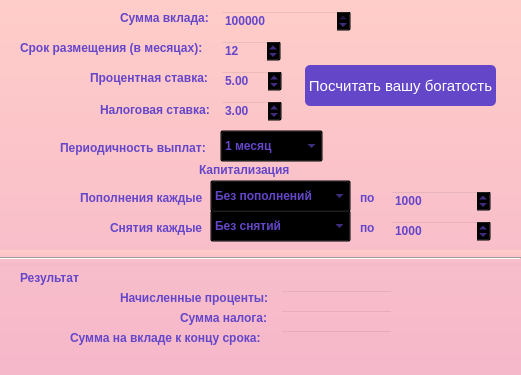
<?xml version="1.0" encoding="UTF-8"?>
<ui version="4.0">
 <class>DepositCalc</class>
 <widget class="QDialog" name="DepositCalc">
  <property name="geometry">
   <rect>
    <x>0</x>
    <y>0</y>
    <width>521</width>
    <height>375</height>
   </rect>
  </property>
  <property name="minimumSize">
   <size>
    <width>521</width>
    <height>375</height>
   </size>
  </property>
  <property name="maximumSize">
   <size>
    <width>521</width>
    <height>375</height>
   </size>
  </property>
  <property name="windowTitle">
   <string>Deposit Calculation</string>
  </property>
  <property name="styleSheet">
   <string notr="true">background: 
qlineargradient(x1:0, y1:0, x2:0, y2:1, stop:0 #FFCDC9, stop:1 #F5B7CA);
</string>
  </property>
  <widget class="QLabel" name="label">
   <property name="geometry">
    <rect>
     <x>120</x>
     <y>10</y>
     <width>101</width>
     <height>16</height>
    </rect>
   </property>
   <property name="styleSheet">
    <string notr="true">color: rgb(100, 70, 201);
font-family: 'Arial', sans-serif;
font-weight: bold;
background: transparent;</string>
   </property>
   <property name="text">
    <string>Сумма вклада:</string>
   </property>
  </widget>
  <widget class="QSpinBox" name="spinBox_sumDeposit">
   <property name="geometry">
    <rect>
     <x>220</x>
     <y>10</y>
     <width>131</width>
     <height>22</height>
    </rect>
   </property>
   <property name="styleSheet">
    <string notr="true">color: rgb(100, 70, 201);
font-family: 'Arial', sans-serif;
font-weight: bold;
background: transparent;</string>
   </property>
   <property name="maximum">
    <number>999999999</number>
   </property>
   <property name="singleStep">
    <number>100</number>
   </property>
   <property name="value">
    <number>100000</number>
   </property>
  </widget>
  <widget class="QLabel" name="label_2">
   <property name="geometry">
    <rect>
     <x>20</x>
     <y>40</y>
     <width>201</width>
     <height>16</height>
    </rect>
   </property>
   <property name="styleSheet">
    <string notr="true">color: rgb(100, 70, 201);
font-family: 'Arial', sans-serif;
font-weight: bold;
background: transparent;</string>
   </property>
   <property name="text">
    <string>Срок размещения (в месяцах):</string>
   </property>
  </widget>
  <widget class="QLabel" name="label_3">
   <property name="geometry">
    <rect>
     <x>90</x>
     <y>70</y>
     <width>131</width>
     <height>16</height>
    </rect>
   </property>
   <property name="styleSheet">
    <string notr="true">color: rgb(100, 70, 201);
font-family: 'Arial', sans-serif;
font-weight: bold;
background: transparent;</string>
   </property>
   <property name="text">
    <string>Процентная ставка:</string>
   </property>
  </widget>
  <widget class="QSpinBox" name="spinBox_monthTerm">
   <property name="geometry">
    <rect>
     <x>220</x>
     <y>40</y>
     <width>61</width>
     <height>22</height>
    </rect>
   </property>
   <property name="styleSheet">
    <string notr="true">color: rgb(100, 70, 201);
font-family: 'Arial', sans-serif;
font-weight: bold;
background: transparent;</string>
   </property>
   <property name="minimum">
    <number>1</number>
   </property>
   <property name="value">
    <number>12</number>
   </property>
  </widget>
  <widget class="QDoubleSpinBox" name="doubleSpinBox_interestRate">
   <property name="geometry">
    <rect>
     <x>220</x>
     <y>70</y>
     <width>62</width>
     <height>22</height>
    </rect>
   </property>
   <property name="styleSheet">
    <string notr="true">color: rgb(100, 70, 201);
font-family: 'Arial', sans-serif;
font-weight: bold;
background: transparent;</string>
   </property>
   <property name="singleStep">
    <double>0.100000000000000</double>
   </property>
   <property name="value">
    <double>5.000000000000000</double>
   </property>
  </widget>
  <widget class="QLabel" name="label_4">
   <property name="geometry">
    <rect>
     <x>100</x>
     <y>100</y>
     <width>121</width>
     <height>20</height>
    </rect>
   </property>
   <property name="styleSheet">
    <string notr="true">color: rgb(100, 70, 201);
font-family: 'Arial', sans-serif;
font-weight: bold;
background: transparent;</string>
   </property>
   <property name="text">
    <string>Налоговая ставка:</string>
   </property>
  </widget>
  <widget class="QDoubleSpinBox" name="doubleSpinBox_nalogRate">
   <property name="geometry">
    <rect>
     <x>220</x>
     <y>100</y>
     <width>62</width>
     <height>22</height>
    </rect>
   </property>
   <property name="styleSheet">
    <string notr="true">color: rgb(100, 70, 201);
font-family: 'Arial', sans-serif;
font-weight: bold;
background: transparent;</string>
   </property>
   <property name="singleStep">
    <double>0.100000000000000</double>
   </property>
   <property name="value">
    <double>3.000000000000000</double>
   </property>
  </widget>
  <widget class="QLabel" name="label_5">
   <property name="geometry">
    <rect>
     <x>60</x>
     <y>140</y>
     <width>161</width>
     <height>16</height>
    </rect>
   </property>
   <property name="styleSheet">
    <string notr="true">color: rgb(100, 70, 201);
font-family: 'Arial', sans-serif;
font-weight: bold;
background: transparent;</string>
   </property>
   <property name="text">
    <string>Периодичность выплат:</string>
   </property>
  </widget>
  <widget class="QComboBox" name="comboBox_period">
   <property name="geometry">
    <rect>
     <x>220</x>
     <y>130</y>
     <width>103</width>
     <height>32</height>
    </rect>
   </property>
   <property name="styleSheet">
    <string notr="true">color: rgb(100, 70, 201);
font-family: 'Arial', sans-serif;
font-weight: bold;
background: transparent;</string>
   </property>
   <item>
    <property name="text">
     <string>1 месяц</string>
    </property>
   </item>
   <item>
    <property name="text">
     <string>3 месяца</string>
    </property>
   </item>
   <item>
    <property name="text">
     <string>В конце срока</string>
    </property>
   </item>
  </widget>
  <widget class="QCheckBox" name="checkBox_capital">
   <property name="geometry">
    <rect>
     <x>180</x>
     <y>160</y>
     <width>121</width>
     <height>20</height>
    </rect>
   </property>
   <property name="styleSheet">
    <string notr="true">color: rgb(100, 70, 201);
font-family: 'Arial', sans-serif;
font-weight: bold;
background: transparent;</string>
   </property>
   <property name="text">
    <string>Капитализация</string>
   </property>
  </widget>
  <widget class="QComboBox" name="comboBox_refill">
   <property name="geometry">
    <rect>
     <x>210</x>
     <y>180</y>
     <width>141</width>
     <height>32</height>
    </rect>
   </property>
   <property name="styleSheet">
    <string notr="true">color: rgb(100, 70, 201);
font-family: 'Arial', sans-serif;
font-weight: bold;
background: transparent;</string>
   </property>
   <item>
    <property name="text">
     <string>Без пополнений</string>
    </property>
   </item>
   <item>
    <property name="text">
     <string>1 месяц</string>
    </property>
   </item>
   <item>
    <property name="text">
     <string>3 месяца</string>
    </property>
   </item>
   <item>
    <property name="text">
     <string>6 месяцев</string>
    </property>
   </item>
   <item>
    <property name="text">
     <string>12 месяцев</string>
    </property>
   </item>
  </widget>
  <widget class="QComboBox" name="comboBox_withdrawal">
   <property name="geometry">
    <rect>
     <x>210</x>
     <y>210</y>
     <width>141</width>
     <height>32</height>
    </rect>
   </property>
   <property name="styleSheet">
    <string notr="true">color: rgb(100, 70, 201);
font-family: 'Arial', sans-serif;
font-weight: bold;
background: transparent;</string>
   </property>
   <item>
    <property name="text">
     <string>Без снятий</string>
    </property>
   </item>
   <item>
    <property name="text">
     <string>1 месяц</string>
    </property>
   </item>
   <item>
    <property name="text">
     <string>3 месяца</string>
    </property>
   </item>
   <item>
    <property name="text">
     <string>6 месяцев</string>
    </property>
   </item>
   <item>
    <property name="text">
     <string>12 месяцев</string>
    </property>
   </item>
  </widget>
  <widget class="QLabel" name="label_6">
   <property name="geometry">
    <rect>
     <x>80</x>
     <y>190</y>
     <width>141</width>
     <height>16</height>
    </rect>
   </property>
   <property name="styleSheet">
    <string notr="true">color: rgb(100, 70, 201);
font-family: 'Arial', sans-serif;
font-weight: bold;
background: transparent;</string>
   </property>
   <property name="text">
    <string>Пополнения каждые</string>
   </property>
  </widget>
  <widget class="QLabel" name="label_7">
   <property name="geometry">
    <rect>
     <x>110</x>
     <y>220</y>
     <width>111</width>
     <height>16</height>
    </rect>
   </property>
   <property name="styleSheet">
    <string notr="true">color: rgb(100, 70, 201);
font-family: 'Arial', sans-serif;
font-weight: bold;
background: transparent;</string>
   </property>
   <property name="text">
    <string>Снятия каждые</string>
   </property>
  </widget>
  <widget class="QSpinBox" name="spinBox_refill">
   <property name="geometry">
    <rect>
     <x>390</x>
     <y>190</y>
     <width>101</width>
     <height>22</height>
    </rect>
   </property>
   <property name="styleSheet">
    <string notr="true">color: rgb(100, 70, 201);
font-family: 'Arial', sans-serif;
font-weight: bold;
background: transparent;</string>
   </property>
   <property name="minimum">
    <number>100</number>
   </property>
   <property name="maximum">
    <number>100000</number>
   </property>
   <property name="singleStep">
    <number>100</number>
   </property>
   <property name="value">
    <number>1000</number>
   </property>
  </widget>
  <widget class="QSpinBox" name="spinBox_withdrawal">
   <property name="geometry">
    <rect>
     <x>390</x>
     <y>220</y>
     <width>101</width>
     <height>22</height>
    </rect>
   </property>
   <property name="styleSheet">
    <string notr="true">color: rgb(100, 70, 201);
font-family: 'Arial', sans-serif;
font-weight: bold;
background: transparent;</string>
   </property>
   <property name="minimum">
    <number>100</number>
   </property>
   <property name="maximum">
    <number>100000</number>
   </property>
   <property name="singleStep">
    <number>100</number>
   </property>
   <property name="value">
    <number>1000</number>
   </property>
  </widget>
  <widget class="QLabel" name="label_8">
   <property name="geometry">
    <rect>
     <x>360</x>
     <y>190</y>
     <width>21</width>
     <height>16</height>
    </rect>
   </property>
   <property name="styleSheet">
    <string notr="true">color: rgb(100, 70, 201);
font-family: 'Arial', sans-serif;
font-weight: bold;
background: transparent;</string>
   </property>
   <property name="text">
    <string>по</string>
   </property>
  </widget>
  <widget class="QLabel" name="label_9">
   <property name="geometry">
    <rect>
     <x>360</x>
     <y>220</y>
     <width>21</width>
     <height>16</height>
    </rect>
   </property>
   <property name="styleSheet">
    <string notr="true">color: rgb(100, 70, 201);
font-family: 'Arial', sans-serif;
font-weight: bold;
background: transparent;</string>
   </property>
   <property name="text">
    <string>по</string>
   </property>
  </widget>
  <widget class="QLabel" name="label_10">
   <property name="geometry">
    <rect>
     <x>20</x>
     <y>270</y>
     <width>71</width>
     <height>16</height>
    </rect>
   </property>
   <property name="styleSheet">
    <string notr="true">color: rgb(100, 70, 201);
font-family: 'Arial', sans-serif;
font-weight: bold;
background: transparent;</string>
   </property>
   <property name="text">
    <string>Результат</string>
   </property>
  </widget>
  <widget class="Line" name="line">
   <property name="geometry">
    <rect>
     <x>0</x>
     <y>250</y>
     <width>521</width>
     <height>16</height>
    </rect>
   </property>
   <property name="orientation">
    <enum>Qt::Horizontal</enum>
   </property>
  </widget>
  <widget class="QLabel" name="label_11">
   <property name="geometry">
    <rect>
     <x>120</x>
     <y>290</y>
     <width>161</width>
     <height>16</height>
    </rect>
   </property>
   <property name="styleSheet">
    <string notr="true">color: rgb(100, 70, 201);
font-family: 'Arial', sans-serif;
font-weight: bold;
background: transparent;</string>
   </property>
   <property name="text">
    <string>Начисленные проценты:</string>
   </property>
  </widget>
  <widget class="QLabel" name="label_12">
   <property name="geometry">
    <rect>
     <x>180</x>
     <y>310</y>
     <width>91</width>
     <height>16</height>
    </rect>
   </property>
   <property name="styleSheet">
    <string notr="true">color: rgb(100, 70, 201);
font-family: 'Arial', sans-serif;
font-weight: bold;
background: transparent;</string>
   </property>
   <property name="text">
    <string>Cумма налога:</string>
   </property>
  </widget>
  <widget class="QLabel" name="label_13">
   <property name="geometry">
    <rect>
     <x>70</x>
     <y>330</y>
     <width>201</width>
     <height>16</height>
    </rect>
   </property>
   <property name="styleSheet">
    <string notr="true">color: rgb(100, 70, 201);
font-family: 'Arial', sans-serif;
font-weight: bold;
background: transparent;</string>
   </property>
   <property name="text">
    <string>Cумма на вкладе к концу срока:</string>
   </property>
  </widget>
  <widget class="QLineEdit" name="lineEdit_sumPercent">
   <property name="geometry">
    <rect>
     <x>280</x>
     <y>290</y>
     <width>113</width>
     <height>21</height>
    </rect>
   </property>
   <property name="styleSheet">
    <string notr="true">color: rgb(100, 70, 201);
font-family: 'Arial', sans-serif;
font-weight: bold;
background: transparent;</string>
   </property>
   <property name="readOnly">
    <bool>true</bool>
   </property>
  </widget>
  <widget class="QLineEdit" name="lineEdit_sumNalog">
   <property name="geometry">
    <rect>
     <x>280</x>
     <y>310</y>
     <width>113</width>
     <height>21</height>
    </rect>
   </property>
   <property name="styleSheet">
    <string notr="true">color: rgb(100, 70, 201);
font-family: 'Arial', sans-serif;
font-weight: bold;
background: transparent;</string>
   </property>
   <property name="readOnly">
    <bool>true</bool>
   </property>
  </widget>
  <widget class="QLineEdit" name="lineEdit_sumDepositEnd">
   <property name="geometry">
    <rect>
     <x>280</x>
     <y>330</y>
     <width>113</width>
     <height>21</height>
    </rect>
   </property>
   <property name="styleSheet">
    <string notr="true">color: rgb(100, 70, 201);
font-family: 'Arial', sans-serif;
font-weight: bold;
background: transparent;</string>
   </property>
   <property name="readOnly">
    <bool>true</bool>
   </property>
  </widget>
  <widget class="QPushButton" name="pushButton">
   <property name="geometry">
    <rect>
     <x>300</x>
     <y>60</y>
     <width>201</width>
     <height>51</height>
    </rect>
   </property>
   <property name="styleSheet">
    <string notr="true">QPushButton {
  font-size: 15px;
  padding: 1px 2px;
  border: none;
  border-radius: 5px;
  margin: 5px;
  background-color: rgb(100, 70, 201);
  color: #ffffff;
}
QPushButton:pressed {
    background-color: qlineargradient(x1: 0, y1: 0, x2: 0, y2: 1,
                                      stop: 0 #dadbde, stop: 1 #f6f7fa);
}</string>
   </property>
   <property name="text">
    <string>Посчитать вашу богатость</string>
   </property>
  </widget>
 </widget>
 <resources/>
 <connections/>
</ui>
